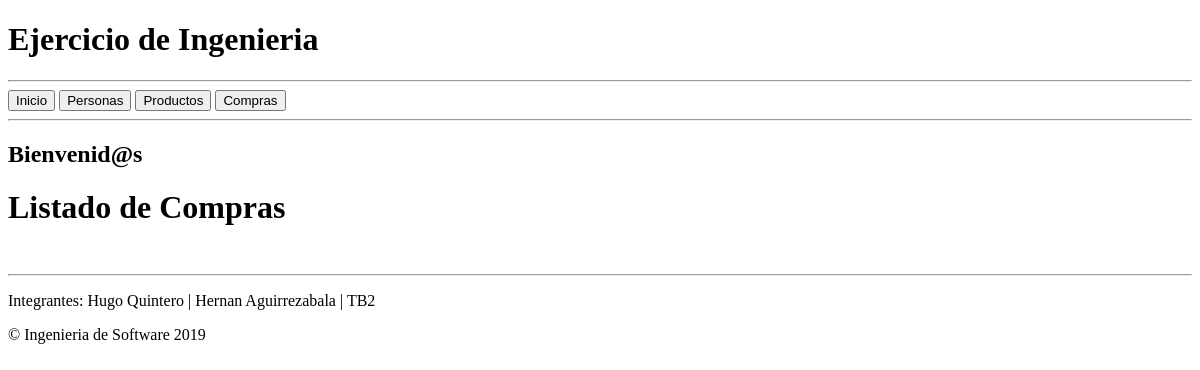
/compra/, run on an earlier commit of the app's database.
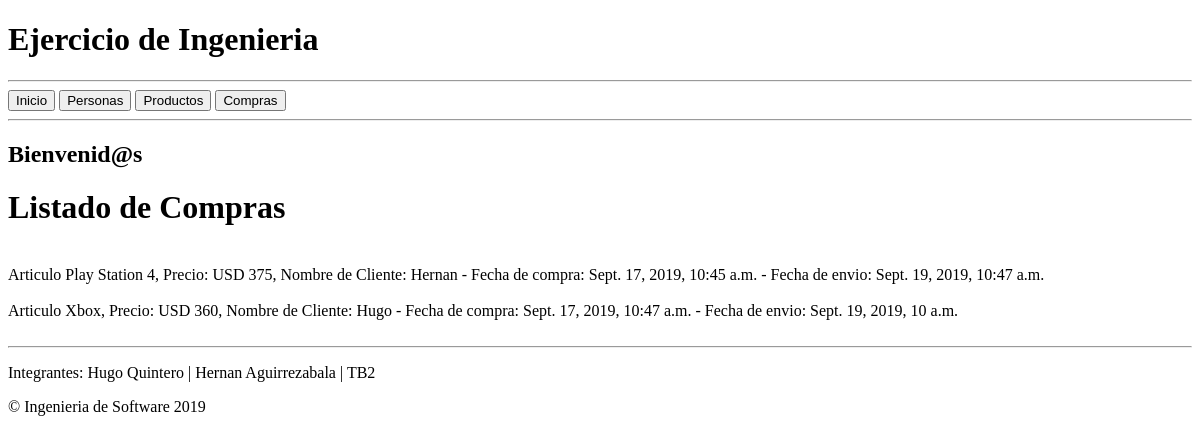
And on a later commit of the database.
### ejercicio/models.py (models this page shows, shortened)
class Compra(models.Model):
    precio = models.CharField(max_length=50)
    titulo = models.ForeignKey('producto', on_delete=models.CASCADE)
    nombre = models.ForeignKey('persona', on_delete=models.CASCADE)
    fecha_compra = models.DateTimeField(
            default=timezone.now)
    fecha_envio = models.DateTimeField(
            blank=True, null=True)

class Producto(models.Model):
    titulo = models.CharField(max_length=200, verbose_name="Título")
    marca = models.CharField(max_length=100, verbose_name="Marca")
    descripcion = models.TextField()
    nombre = models.ForeignKey('persona', on_delete=models.CASCADE)
    class Meta:
        verbose_name = "producto"
        verbose_name_plural = "productos"
    def __str__(self):
        return self.titulo

class Persona(models.Model):
    nombre = models.CharField(max_length=100, verbose_name="Nombre")
    apellido = models.CharField(max_length=100, verbose_name="Apellido")
    telefono = models.CharField(max_length=50, verbose_name="Telefono")
    email = models.CharField(max_length=80, verbose_name="Email")
    class Meta:
        verbose_name = "cliente"
        verbose_name_plural = "clientes"
    def __str__(self):
        return self.nombre

### ejercicio/views.py (the view)
# urls.py: path('compra/', views.compra_list, name='compra_list'),
def compra_list(request):
    compra = Compra.objects.all()
    return render(request, 'ejercicio/compra_list.html', {'compra':compra})

### ejercicio/templates/ejercicio/compra_list.html (shortened to what this page needs)
{% extends 'ejercicio/index.html' %}
  {% block content %}
    <h1>Listado de Compras</h1>
    <br>
        {% for compra in compra.all %}
        		Articulo {{ compra.titulo }}, Precio: {{ compra.precio }}, Nombre de Cliente: {{ compra.nombre }} - Fecha de compra: {{ compra.fecha_compra }} - Fecha de envio: {{ compra.fecha_envio }} <br><br>
        {% endfor %}
  {% endblock %}

### ejercicio/templates/ejercicio/index.html (shortened to what this page needs)
<!DOCTYPE html>
<html lang="es">
  <head>
  </head>
  <body>
    <h1>Ejercicio de Ingenieria</h1>
    <hr>
      <a href="/"><button type="button">Inicio</button></a>
      <a href="/persona/"><button type="button">Personas</button></a>
      <a href="/producto/"><button type="button">Productos</button></a>
      <a href="/compra/"><button type="button">Compras</button></a>
    <hr>
    <h2>Bienvenid@s</h2>
    {% block content %} {% endblock %}
    <hr>
    <footer>
      <div>
        <p>
          Integrantes: Hugo Quintero | Hernan Aguirrezabala | TB2
        </p>
        <p>&copy; Ingenieria de Software 2019</p>
      </div>
	  </footer>
  </body>
</html>

What changed in the data, as far as the page shows it:
added Compra: titulo "Play Station 4", precio "USD 375", nombre "Hernan", fecha_compra "Sept. 17, 2019, 10:45 a.m.", fecha_envio "Sept. 19, 2019, 10:47 a.m."
added Compra: titulo "Xbox", precio "USD 360", nombre "Hugo", fecha_compra "Sept. 17, 2019, 10:47 a.m.", fecha_envio "Sept. 19, 2019, 10 a.m."
